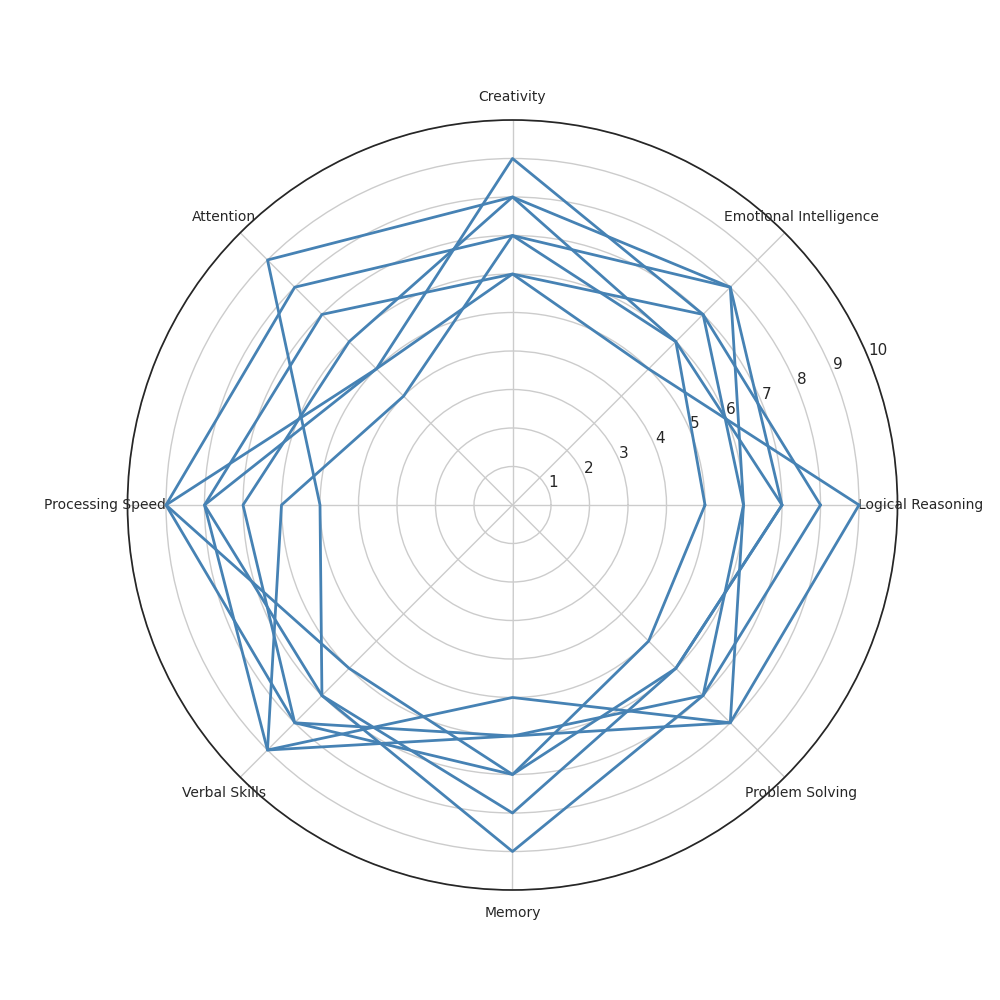

This chart was generated by the following Python code:
import matplotlib.pyplot as plt
import numpy as np

def radar_chart_angles(n):
    return np.linspace(0, 2 * np.pi, n, endpoint=False).tolist()

def create_radar_data(values, angles):
    return values + values[:1], angles + angles[:1]

categories = ['Logical Reasoning', 'Emotional Intelligence', 'Creativity',
              'Attention', 'Processing Speed', 'Verbal Skills', 
              'Memory', 'Problem Solving']

alpha_mix = [8, 7, 6, 5, 9, 8, 6, 7]
beta_boost = [6, 8, 7, 4, 6, 9, 5, 8]
gamma_grow = [7, 6, 8, 9, 5, 7, 8, 6]
delta_develop = [5, 6, 7, 8, 9, 6, 7, 5]
epsilon_enhance = [9, 5, 6, 7, 8, 9, 6, 8]
zeta_zoom = [7, 8, 8, 6, 7, 8, 7, 6]
eta_elevate = [6, 7, 9, 5, 8, 7, 9, 7]

angles = radar_chart_angles(len(categories))

fig, ax = plt.subplots(figsize=(10, 10), subplot_kw=dict(polar=True))

blends_data = {
    'GammaGrow': zeta_zoom, 'AlphaMix': beta_boost, 'DeltaDevelop': gamma_grow,
    'EtaElevate': alpha_mix, 'ZetaZoom': epsilon_enhance,
    'BetaBoost': delta_develop, 'EpsilonEnhance': eta_elevate
}

single_color = '#4682B4'

for idx, (blend_name, blend_values) in enumerate(blends_data.items()):
    values, angles_filled = create_radar_data(blend_values, angles)
    ax.plot(angles_filled, values, color=single_color, linewidth=2)

ax.set_yticks(range(1, 11))
ax.set_xticks(angles)
ax.set_xticklabels(categories, fontsize=10)

ax.set_ylim(0, 10)

plt.show()
